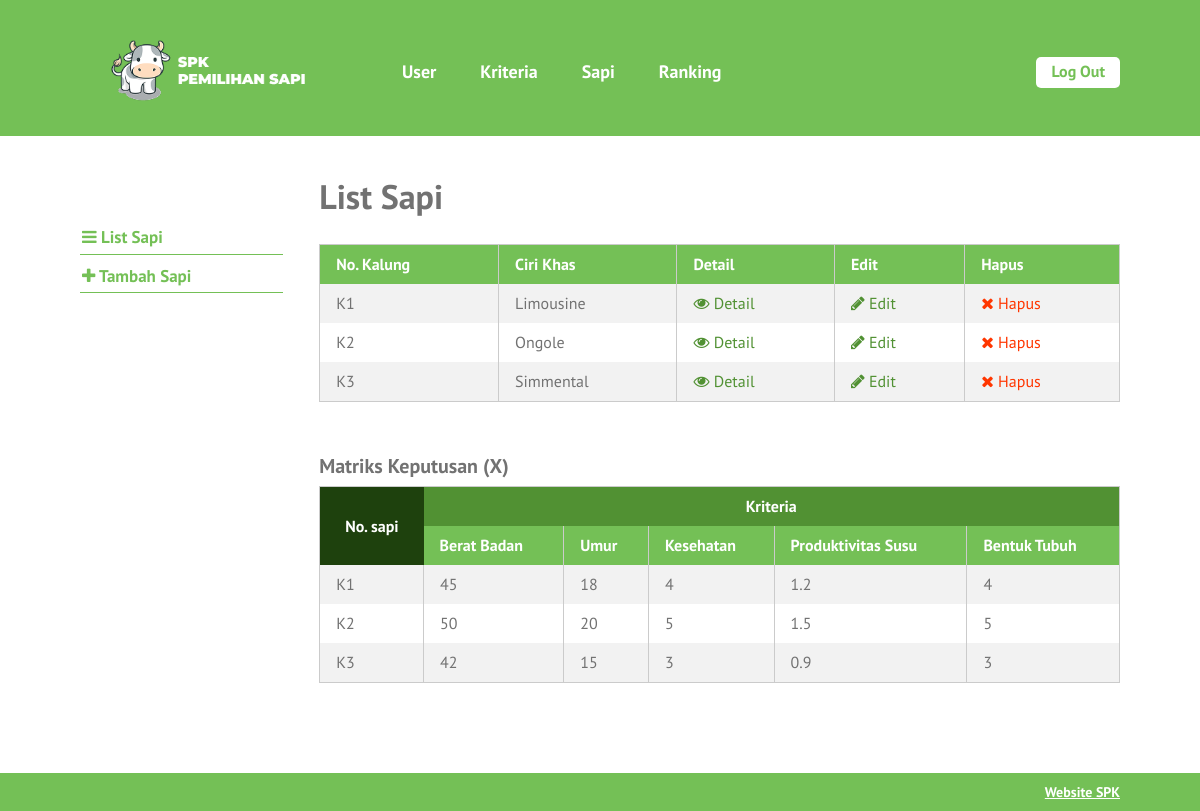
The page /list-sapi.php (signed in) on the database its author committed.
### tables this page shows
CREATE TABLE `sapi` (
  `id_sapi` int(10) NOT NULL,
  `no_kalung` varchar(6) NOT NULL,
  `ciri_khas` text NOT NULL,
  `tanggal_input` date NOT NULL
);

CREATE TABLE `kriteria` (
  `id_kriteria` int(10) NOT NULL,
  `nama` varchar(30) NOT NULL,
  `type` enum('benefit','cost') NOT NULL,
  `bobot` float NOT NULL,
  `ada_pilihan` tinyint(1) DEFAULT NULL,
  `urutan_order` int(2) NOT NULL
);

CREATE TABLE `nilai_sapi` (
  `id_nilai_sapi` int(11) NOT NULL,
  `id_sapi` int(10) NOT NULL,
  `id_kriteria` int(10) NOT NULL,
  `nilai` float NOT NULL
);

### list-sapi.php (the view, shortened to what this page needs)
<?php require_once('includes/init.php'); ?>
<?php
require_once('template-parts/header.php');
?>
	<div class="main-content-row">
	<div class="container clearfix">
		<?php include_once('template-parts/sidebar-sapi.php'); ?>
		<div class="main-content the-content">
			<h1>List Sapi</h1>
			<?php
			$query = $pdo->prepare('SELECT * FROM sapi');
			$query->execute();
			$query->setFetchMode(PDO::FETCH_ASSOC);
			if($query->rowCount() > 0):
			?>
			<table class="pure-table pure-table-striped">
				<thead>
					<tr>
						<th>No. Kalung</th>
						<th>Ciri Khas</th>
						<th>Detail</th>
						<th>Edit</th>
						<th>Hapus</th>
					</tr>
				</thead>
				<tbody>
					<?php while($hasil = $query->fetch()): ?>
						<tr>
							<td><?php echo $hasil['no_kalung']; ?></td>
							<td><?php echo $hasil['ciri_khas']; ?></td>
							<td><a href="single-sapi.php?id=<?php echo $hasil['id_sapi']; ?>"><span class="fa fa-eye"></span> Detail</a></td>
							<td><a href="edit-sapi.php?id=<?php echo $hasil['id_sapi']; ?>"><span class="fa fa-pencil"></span> Edit</a></td>
							<td><a href="hapus-sapi.php?id=<?php echo $hasil['id_sapi']; ?>" class="red yaqin-hapus"><span class="fa fa-times"></span> Hapus</a></td>
						</tr>
					<?php endwhile; ?>
				</tbody>
			</table>
			<?php
			$query = $pdo->prepare('SELECT id_kriteria, nama, type, bobot FROM kriteria
				ORDER BY urutan_order ASC');
			$query->execute();
			$kriterias = $query->fetchAll(PDO::FETCH_GROUP|PDO::FETCH_UNIQUE);
			$query2 = $pdo->prepare('SELECT id_sapi, no_kalung FROM sapi');
			$query2->execute();
			$query2->setFetchMode(PDO::FETCH_ASSOC);
			$sapis = $query2->fetchAll();
			?>
			<h3>Matriks Keputusan (X)</h3>
			<table class="pure-table pure-table-striped">
				<thead>
					<tr class="super-top">
						<th rowspan="2" class="super-top-left">No. sapi</th>
						<th colspan="<?php echo count($kriterias); ?>">Kriteria</th>
					</tr>
					<tr>
						<?php foreach($kriterias as $kriteria ): ?>
							<th><?php echo $kriteria['nama']; ?></th>
						<?php endforeach; ?>
					</tr>
				</thead>
				<tbody>
					<?php foreach($sapis as $sapi): ?>
						<tr>
							<td><?php echo $sapi['no_kalung']; ?></td>
							<?php
							$query3 = $pdo->prepare('SELECT id_kriteria, nilai FROM nilai_sapi
								WHERE id_sapi = :id_sapi');
							$query3->execute(array(
								'id_sapi' => $sapi['id_sapi']
							));
							$query3->setFetchMode(PDO::FETCH_ASSOC);
							$nilais = $query3->fetchAll(PDO::FETCH_GROUP|PDO::FETCH_UNIQUE);
							foreach($kriterias as $id_kriteria => $values):
								echo '<td>';
								if(isset($nilais[$id_kriteria])) {
									echo $nilais[$id_kriteria]['nilai'];
									$kriterias[$id_kriteria]['nilai'][$sapi['id_sapi']] = $nilais[$id_kriteria]['nilai'];
								} else {
									echo 0;
									$kriterias[$id_kriteria]['nilai'][$sapi['id_sapi']] = 0;
								}
								if(isset($kriterias[$id_kriteria]['tn_kuadrat'])){
									$kriterias[$id_kriteria]['tn_kuadrat'] += pow($kriterias[$id_kriteria]['nilai'][$sapi['id_sapi']], 2);
								} else {
									$kriterias[$id_kriteria]['tn_kuadrat'] = pow($kriterias[$id_kriteria]['nilai'][$sapi['id_sapi']], 2);
								}
								echo '</td>';
							endforeach;
							?>
						</tr>
					<?php endforeach; ?>
				</tbody>
			</table>
			<?php else: ?>
				<p>Maaf, belum ada data untuk sapi.</p>
			<?php endif; ?>
		</div>
	</div>
	</div>
<?php
require_once('template-parts/footer.php');

### stylesheets/style.css (style rules this page uses)
html,body,div,span,applet,object,iframe,h1,h2,h3,h4,h5,h6,p,blockquote,pre,a,abbr,acronym,address,big,cite,code,del,dfn,em,img,ins,kbd,q,s,samp,small,strike,strong,sub,sup,tt,var,b,u,i,center,dl,dt,dd,ol,ul,li,fieldset,form,label,legend,table,caption,tbody,tfoot,thead,tr,th,td,article,aside,canvas,details,embed,figure,figcaption,footer,header,hgroup,menu,nav,output,ruby,section,summary,time,mark,audio,video { margin:0;padding:0;border:0;font-size:100%;vertical-align:baseline }
body { line-height:1 }
table { border-collapse:collapse;border-spacing:0 }
*,*:before,*:after { -moz-box-sizing:border-box;-webkit-box-sizing:border-box;box-sizing:border-box }
.clearfix:before,.clearfix:after { content:" ";display:table }
.clear,.clearfix:after { clear:both }
a { color:#74c056;text-decoration:none }
.container { max-width:1100px;margin:0 auto;position:relative;padding:0 30px }
body { background:#74c056;font-family:"PT Sans",sans-serif;color:#727272;font-size:14px;line-height:1.3;font-weight:500 }
h1,h2,h3,h4,h5,h6 { font-weight:300 }
.pure-table { border-collapse:collapse;border-spacing:0;empty-cells:show;border:1px solid #cbcbcb;width:100% }
.pure-table td,.pure-table th { border-left:1px solid #cbcbcb;border-width:0 0 0 1px;font-size:inherit;margin:0;overflow:visible;padding:0.5em 1em }
.pure-table tr.super-top th { background:#519133;color:#fff;text-align:center;vertical-align:middle;border:0 }
.pure-table tr.super-top th.super-top-left { background:#1e410d }
.pure-table th.super-top-left { background:#1e410d }
.pure-table td:first-child,.pure-table th:first-child { border-left-width:0 }
.pure-table thead { background-color:#74c056;color:#fff;text-align:left;vertical-align:bottom }
.pure-table thead th { color:#fff }
.pure-table td { background-color:transparent }
.pure-table-striped tr:nth-child(2n-1) td { background-color:#f2f2f2 }
.the-content { font-size:16px;line-height:1.42857 }
.the-content a { color:#519133 }
.the-content h1,.the-content h2,.the-content h3,.the-content h4,.the-content h5,.the-content h6 { font-weight:700 }
.the-content h1 { font-size:34px;margin:0.8em 0 0.8em;padding:0;line-height:1.2 }
.the-content h3 { font-size:20px;margin:0.8em 0 0.3em }
.the-content blockquote,.the-content table,.the-content p,.the-content ul,.the-content ol,.the-content dd,.the-content pre,.the-content iframe,.the-content .flxmap-container,.the-content hr { margin-bottom:1em }
.the-content table { margin-bottom:50px }
.the-content>h1:first-child,.the-content>h3:first-child,.the-content>h2:first-child { margin-top:0 }
.fa { display:inline-block;font:normal normal normal 14px/1 FontAwesome;font-size:inherit;text-rendering:auto;-webkit-font-smoothing:antialiased;-moz-osx-font-smoothing:grayscale }
.fa-remove:before,.fa-close:before,.fa-times:before { content:"\f00d" }
.fa-pencil:before { content:"\f040" }
.fa-eye:before { content:"\f06e" }
button,a { -webkit-transition:all .2s ease;-moz-transition:all .2s ease;-o-transition:all .2s ease;transition:all 0.2s ease }
span.red,a.red,.the-content span.red,.the-content a.red { color:#ff3600 }
.main-content { float:right;width:77%;padding:40px 0 }

### rows shown on the page
sapi: no_kalung "K1", ciri_khas "Limousine"
sapi: no_kalung "K2", ciri_khas "Ongole"
sapi: no_kalung "K3", ciri_khas "Simmental"
kriteria: nama "Berat Badan"
kriteria: nama "Umur"
kriteria: nama "Kesehatan"
kriteria: nama "Produktivitas Susu"
kriteria: nama "Bentuk Tubuh"
nilai_sapi: nilai "45"
nilai_sapi: nilai "18"
nilai_sapi: nilai "4"
nilai_sapi: nilai "1.2"
nilai_sapi: nilai "4"
nilai_sapi: nilai "50"
nilai_sapi: nilai "20"
nilai_sapi: nilai "5"
nilai_sapi: nilai "1.5"
nilai_sapi: nilai "5"
nilai_sapi: nilai "42"
nilai_sapi: nilai "15"
nilai_sapi: nilai "3"
nilai_sapi: nilai "0.9"
nilai_sapi: nilai "3"
